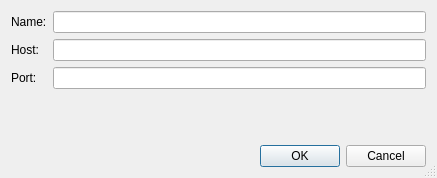
<?xml version="1.0" encoding="UTF-8"?>
<ui version="4.0">
 <class>INDIHostConf</class>
 <widget class="QDialog" name="INDIHostConf">
  <property name="geometry">
   <rect>
    <x>0</x>
    <y>0</y>
    <width>437</width>
    <height>178</height>
   </rect>
  </property>
  <property name="sizeGripEnabled">
   <bool>true</bool>
  </property>
  <layout class="QGridLayout" name="gridLayout">
   <item row="0" column="0">
    <widget class="QLabel" name="textLabel1_3">
     <property name="text">
      <string>Name:</string>
     </property>
    </widget>
   </item>
   <item row="0" column="1">
    <widget class="QLineEdit" name="nameIN"/>
   </item>
   <item row="1" column="0">
    <widget class="QLabel" name="textLabel1">
     <property name="text">
      <string>Host:</string>
     </property>
    </widget>
   </item>
   <item row="1" column="1">
    <widget class="QLineEdit" name="hostname"/>
   </item>
   <item row="2" column="0">
    <widget class="QLabel" name="textLabel1_2">
     <property name="text">
      <string>Port:</string>
     </property>
    </widget>
   </item>
   <item row="2" column="1">
    <widget class="QLineEdit" name="portnumber"/>
   </item>
   <item row="3" column="1">
    <spacer>
     <property name="orientation">
      <enum>Qt::Vertical</enum>
     </property>
     <property name="sizeHint" stdset="0">
      <size>
       <width>10</width>
       <height>10</height>
      </size>
     </property>
    </spacer>
   </item>
   <item row="4" column="0" colspan="2">
    <widget class="QDialogButtonBox" name="buttonBox">
     <property name="standardButtons">
      <set>QDialogButtonBox::Cancel|QDialogButtonBox::Ok</set>
     </property>
    </widget>
   </item>
  </layout>
 </widget>
 <tabstops>
  <tabstop>nameIN</tabstop>
  <tabstop>hostname</tabstop>
  <tabstop>portnumber</tabstop>
 </tabstops>
 <resources/>
 <connections>
  <connection>
   <sender>buttonBox</sender>
   <signal>accepted()</signal>
   <receiver>INDIHostConf</receiver>
   <slot>accept()</slot>
   <hints>
    <hint type="sourcelabel">
     <x>276</x>
     <y>196</y>
    </hint>
    <hint type="destinationlabel">
     <x>114</x>
     <y>213</y>
    </hint>
   </hints>
  </connection>
  <connection>
   <sender>buttonBox</sender>
   <signal>rejected()</signal>
   <receiver>INDIHostConf</receiver>
   <slot>reject()</slot>
   <hints>
    <hint type="sourcelabel">
     <x>374</x>
     <y>192</y>
    </hint>
    <hint type="destinationlabel">
     <x>349</x>
     <y>217</y>
    </hint>
   </hints>
  </connection>
 </connections>
</ui>
